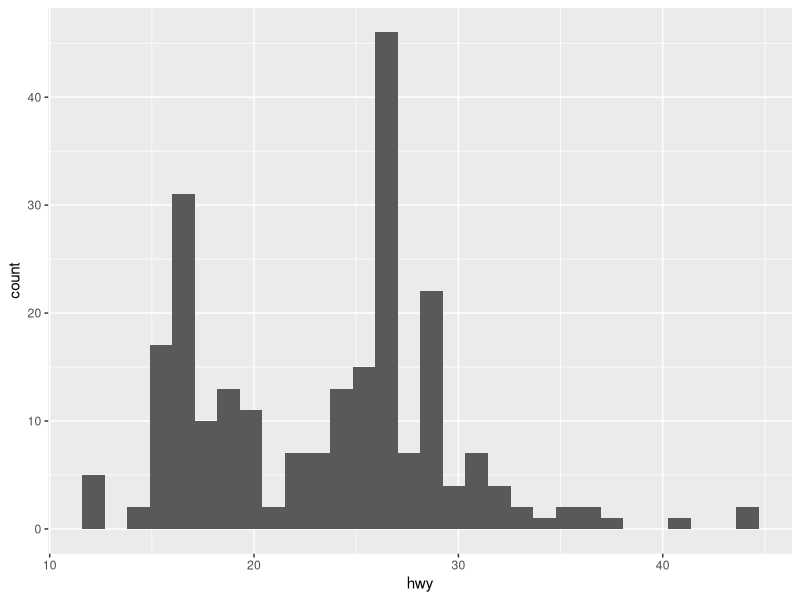
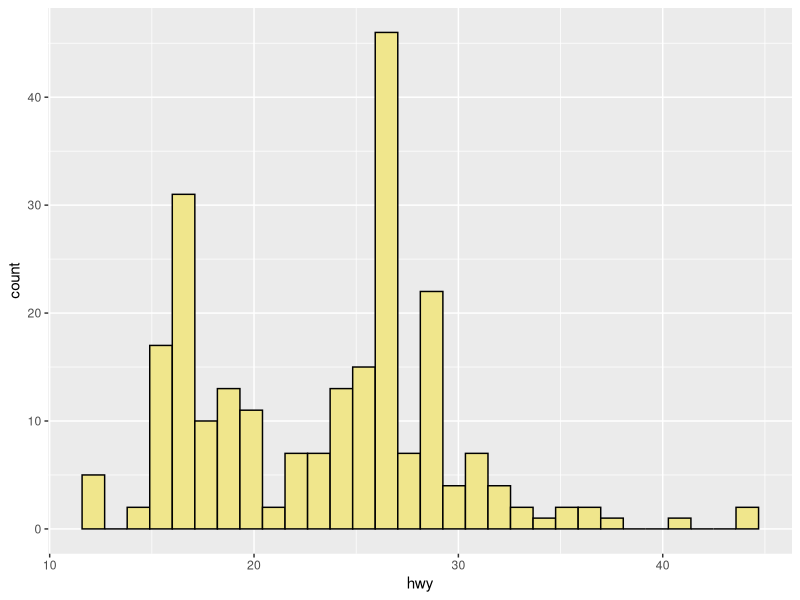
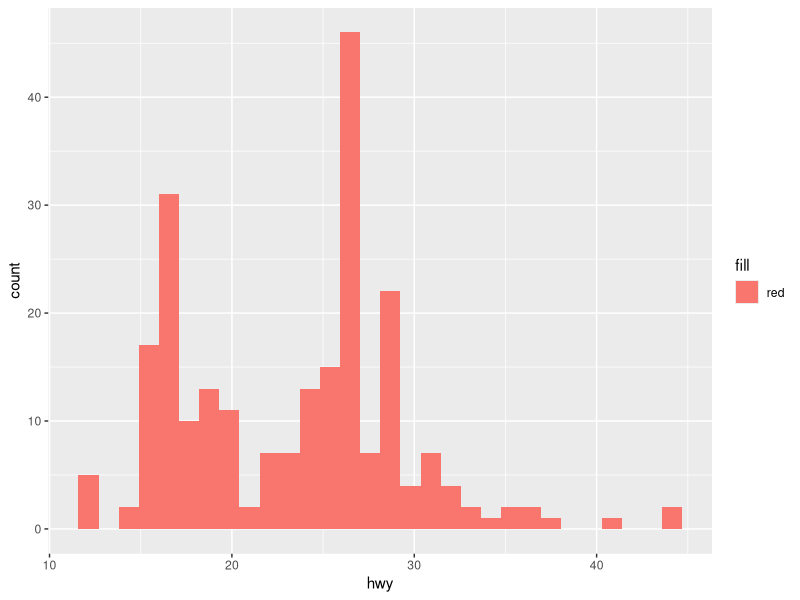
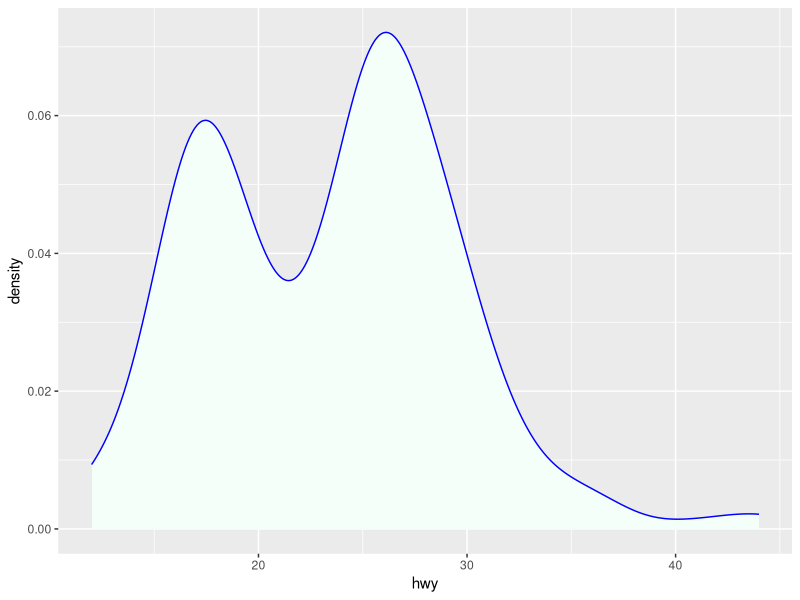
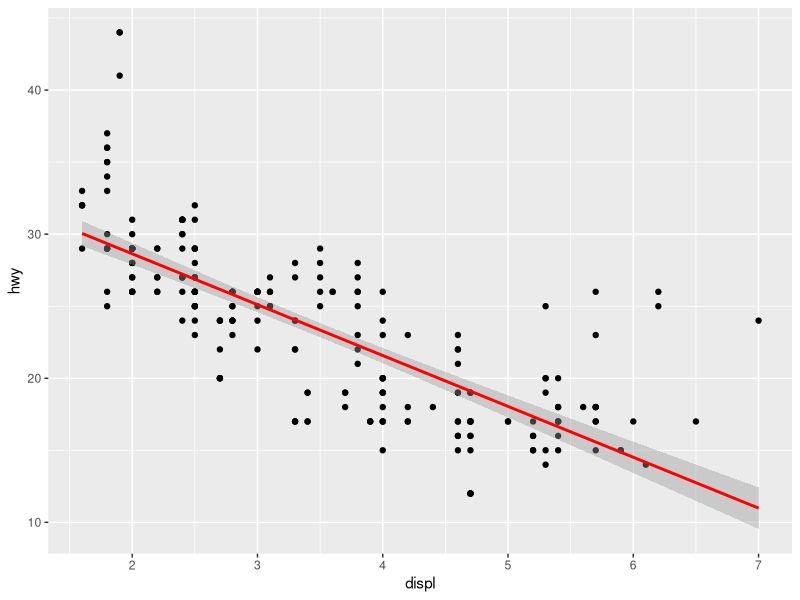
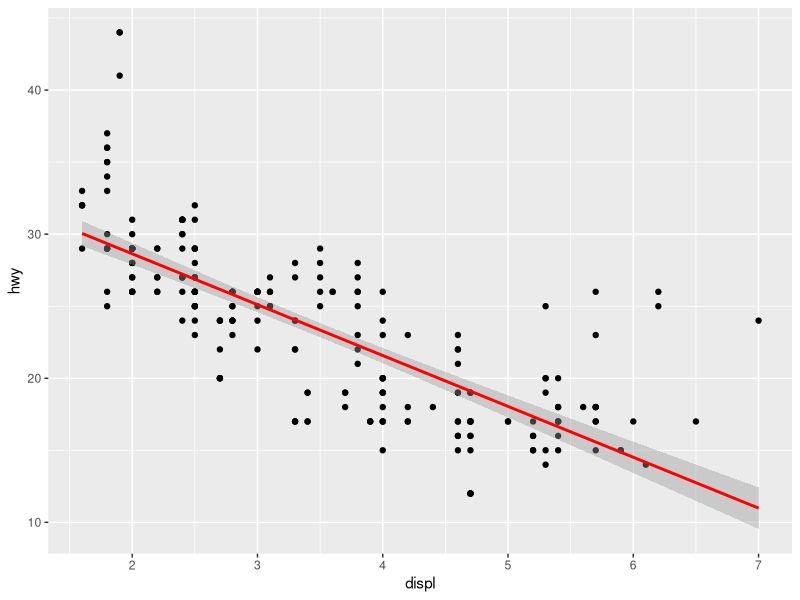
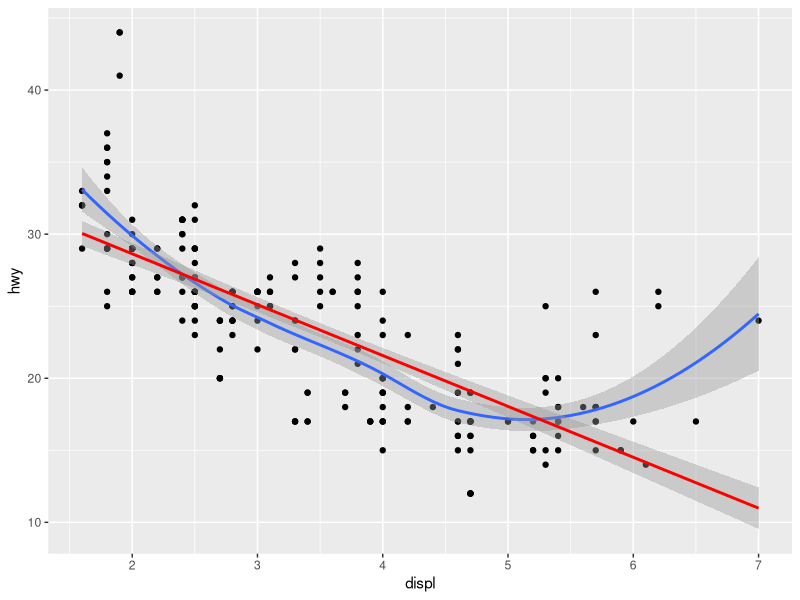
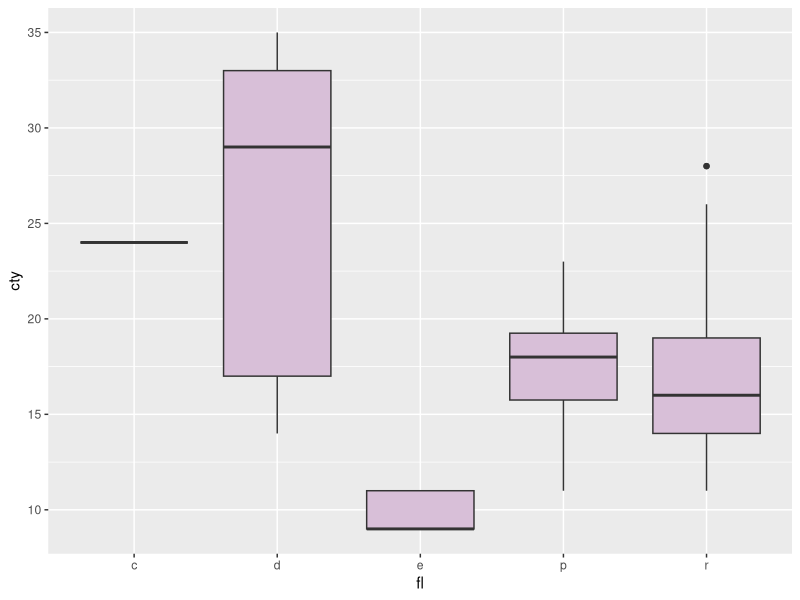

The R script that drew these images, in order: (Note: this script raises an error after producing the figures.)
# ggplot basics
# 4 April 2024
# NRG
# Preliminaries

# Colros: different character strings built into R
# pch symbol types: 21 = circle
# Ity line types: different codes for lines

library(ggplot2)
library(ggthemes)
library(patchwork)

# skeleton of a ggplot call

# p1<- ggplot(data= <DATA>) +
#   aes(<mappings>) +
#   <GEOM_FUNCTION>(aes(<MAPPINGS>),
#                   stat=<STAT>,
#                   position=<POSITOIN>) +
#   <COORDINATE_FUNCTION> +
#   <FACET_FUNCTION>

# #first three call are core, last two are optional
# stats often are not the actual data but the results of a calculation
# coordinates is optional, but has to do with x,y axis

# print(p1)
# ggsave(plot=p1,
#        filename="Myplot",
#        width=5,
#        height=3,
#        units="in",
#        device="pdf")


# Basic graph Types ----


d <- mpg #built in R dataset
str(d)
table(d$fl) #sorts data and gives counts


# basic histogram plot
ggplot(data=d) +
  aes(x=hwy) +
  geom_histogram()

# add color to the graph
ggplot(data=d) +
  aes(x=hwy) +
  geom_histogram(fill="khaki",color="black")

ggplot(data=d) +
  aes(x=hwy, fill="red") + #don't assign here, make red a group
  geom_histogram()

# basic density plot
ggplot(data=d) +
  aes(x=hwy) +
  geom_density(fill="mintcream", color="blue")

# basic scatter plot
ggplot(data=d) +
  aes(x=displ,y=hwy) +
  geom_point() +
  geom_smooth(method="lm",col="red")

# basic scatter plot
ggplot(data=d) +
  aes(x=displ,y=hwy) +
  geom_point() +
  geom_smooth(method="lm",col="red")

ggplot(data=d) +
  aes(x=displ,y=hwy) +
  geom_point() +
  geom_smooth() +
  geom_smooth(method="lm",col="red")

# basic boxplot
ggplot(data=d) +
  aes(x=fl,y=cty) +
  geom_boxplot(fill="thistle")

ggplot(data=d) +
  aes(x=fl,y=cty, fill=fl) +
  geom_boxplot()
# not a great use of color unless there is an association between things that are colored the same way


# Themes and fonts ----
p1 <- ggplot(data=d) +
  aes(x=fl,y=cty) +
  geom_point ()
print(p1)

p1 + theme_classic ()
p1 + theme_linedraw ()
p1 + theme_dark ()
p1 + theme_base ()
p1 + theme_par ()
p1 + theme_void ()

p1 + theme_solarized ()
p1 + theme_economist ()
p1 + theme_void ()

# use theme parameters to modify font and font size
p1+ theme_classic(base_size=40,base_family = "serif")


# defaults; theme_gray, base_size=16, base_family="Helvetica")
# font families (Mac): Times, Arial, etc ???????????????????

# use coordinate_flip to invert entire plot
p2 <- ggplot(data=d) +
  aes(x=fl,fill=fl) +
  geom_bar()
print(p2)

p2 + coord_flip()
theme_grey(base_size) ######???????????????????????????



p1 <- ggplot(data=d, mapping=aes(displ,y=cty)) +
  geom_point(size=7,shape=21,color="black",fill="steelblue") +
  labs(title="My graph title here",
       subtitle="An extended subtitle that will print below the main totle",
       x="X axis",
       y="y axis") +
       xlim(0,4) + ylim(0,20)
print(p1)


